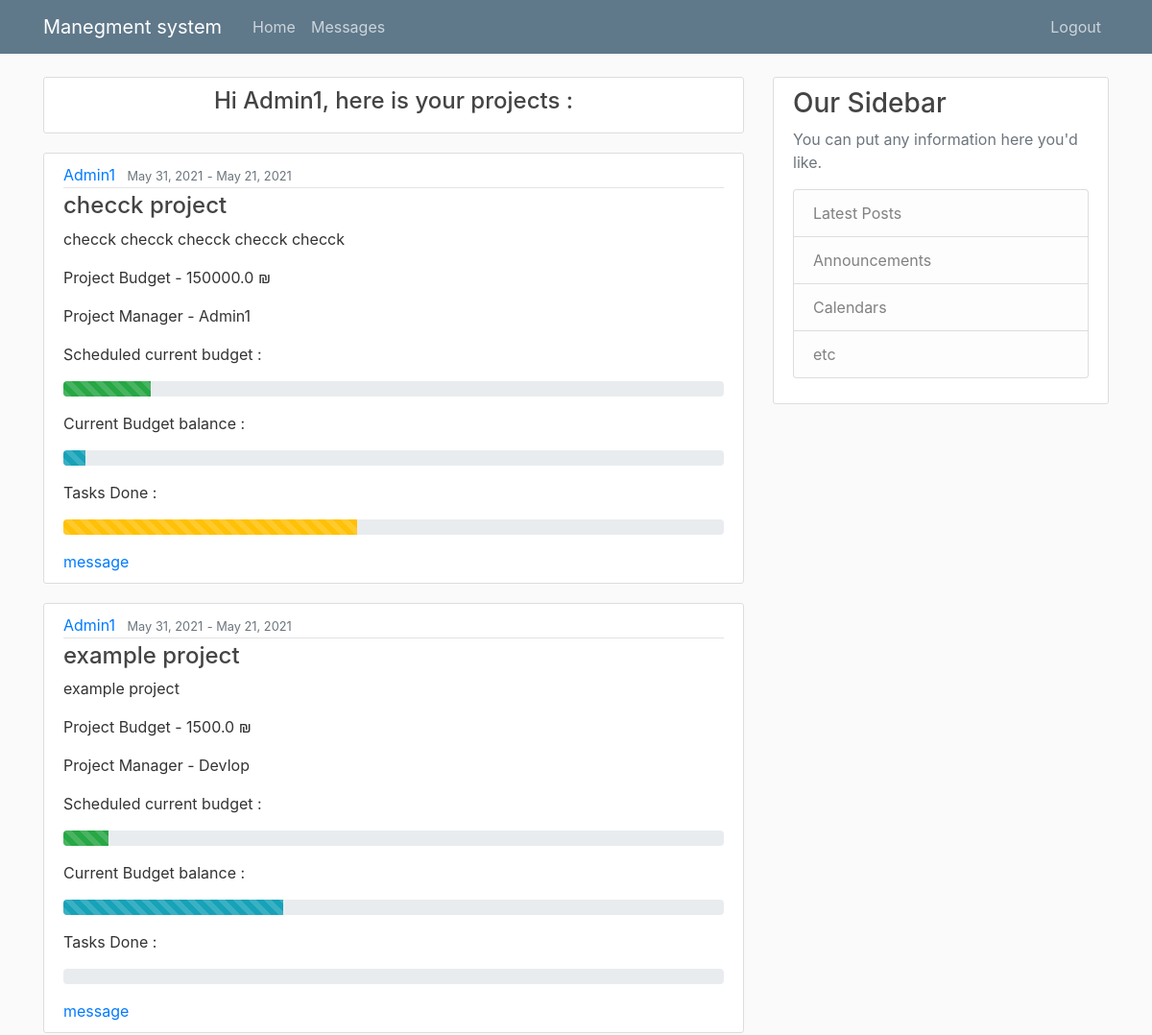
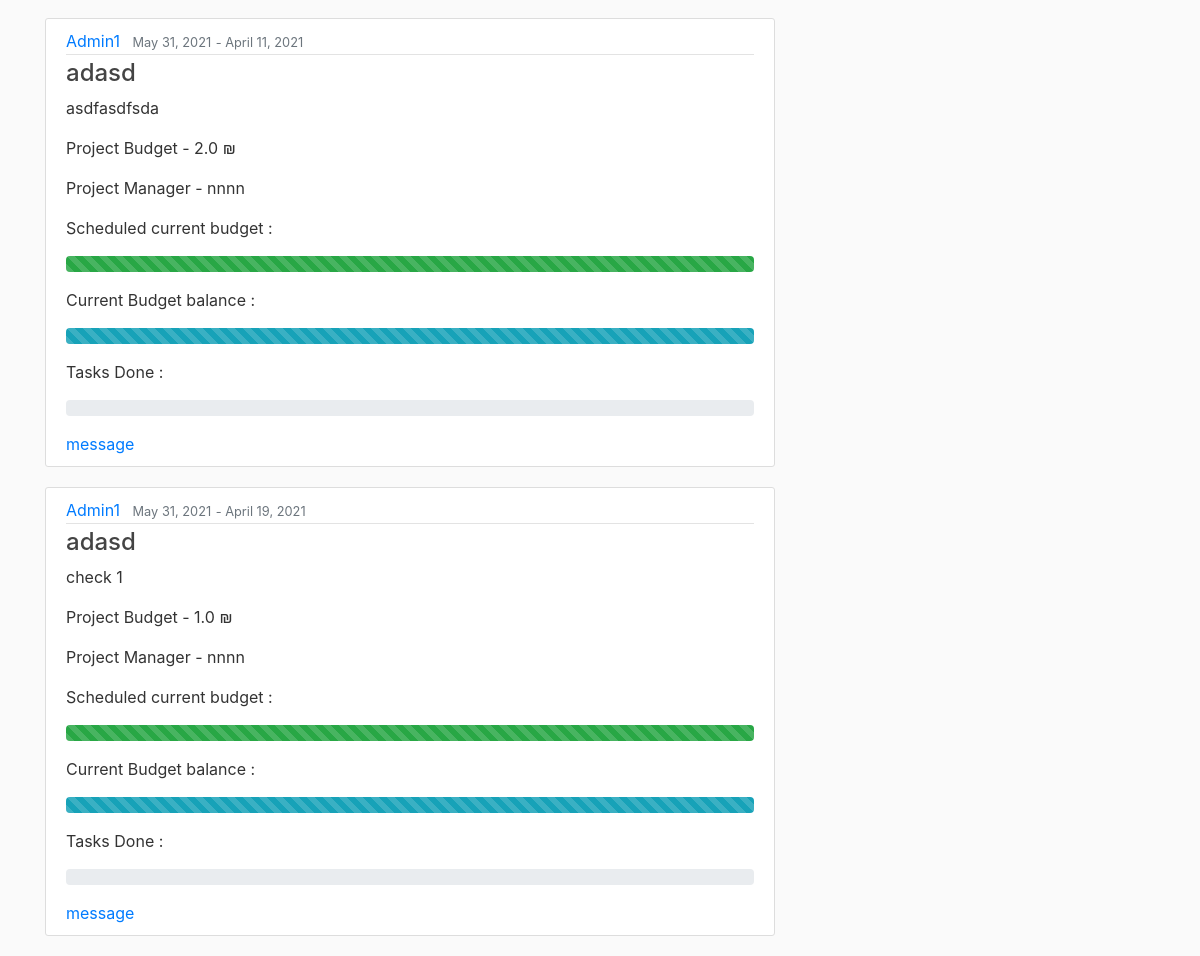
The page /accounts/profile/client/ (signed in) on the database as committed earlier (2 pictures, top to bottom).
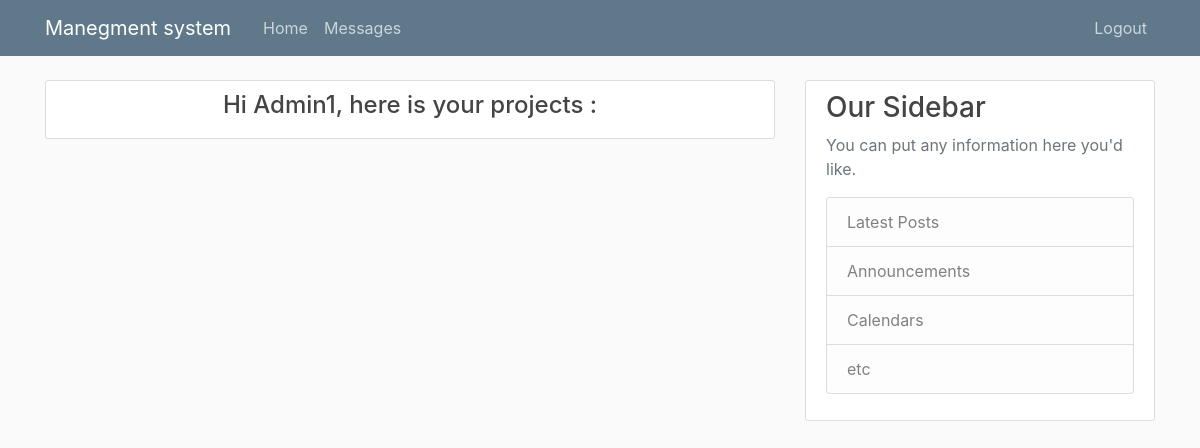
The same page on the database as committed later.
### work/models.py (models this page shows, shortened)
class project(models.Model):
    ProjectName = models.CharField(max_length=300, null=False)
    Description = models.CharField(max_length=500, null=True)
    startTime = models.DateField(null=False, auto_now=True)
    endTime = models.DateField(null=False)
    client = models.ForeignKey(User, on_delete=models.CASCADE)
    manager = models.ForeignKey(User, related_name="project_manager", on_delete=models.CASCADE)
    Budget = models.FloatField(null=False, default=0)
    currentBudgeSchedule = models.FloatField(null=False, default=0)
    MoneySpends = models.FloatField(null=False, default=0)

### pages/views.py (the view)
# urls.py: path('accounts/profile/client/',ClientHome_views,name="ClientHome_views"),
def ClientHome_views(request):
    pro = project.objects.all().filter(client=request.user)
    for p in pro:
        p.Scheduled = p.currentBudgeSchedule / p.Budget * 100
        p.Balance = p.MoneySpends / p.Budget * 100
        if Task.objects.all().filter(projectnum=p.id, workDone=100).count() and Task.objects.all().filter(projectnum=p.id).count():
            p.taskDone = Task.objects.all().filter(projectnum=p.id, workDone=100).count() / Task.objects.all().filter(
                projectnum=p.id).count() * 100
        else:
            p.taskDone = 0
    obj2 = {'name': request.user.username}
    return render(request, "ClientHome.html", {'projects': pro, 'name': obj2})

### templates/ClientHome.html
{% extends "Base.html" %}
{% block content %}
    <article class="media content-section">
          <div class="media-body">
            {% for a in name %}
            <h4><a class="article-title" ><center> Hi {{ name.name }}, here is your projects :</center></a></h4>
              </div>
        </article>
    {% endfor %}
    {% for pro in projects %}
        <article class="media content-section">
          <div class="media-body">
            <div class="article-metadata">
              <a class="mr-2" href="#">{{ pro.client }}</a>
              <small class="text-muted">{{ pro.startTime|date:"F d, Y" }}</small>
                <small class="text-muted"> - </small>
              <small class="text-muted">{{ pro.endTime|date:"F d, Y" }}</small>
            </div>
            <h4><a class="article-title" href="{% url 'ClientSprint_view' pro.id %}">{{ pro.ProjectName }}</a></h4>
            <p class="article-content">{{ pro.Description }}</p>
             <p><a class="mr-2" >Project Budget - {{ pro.Budget }} ₪ </a></p>
              <p><a class="mr-2" >Project Manager - {{ pro.manager }} </a></p>
               <a class="mr-2" >Scheduled current budget :</a>
           <p>  <div class="progress">
                <div class="progress-bar progress-bar-striped progress-bar-animated bg-success" role="progressbar" style="width:{{pro.Scheduled}}%" aria-valuenow="0" aria-valuemin="0" aria-valuemax="100"></div>
             </div></p>
              <a class="mr-2" >Current Budget balance :</a>
              <p><div class="progress">
            <div class="progress-bar progress-bar-striped progress-bar-animated bg-info" role="progressbar" style="width: {{pro.Balance}}%" aria-valuenow="0" aria-valuemin="0" aria-valuemax="100"></div>
              </div></p>
              <a class="mr-2" >Tasks Done : {{ pro.totalTask }}  </a>
            <p><div class="progress">
            <div class="progress-bar progress-bar-striped progress-bar-animated bg-warning" role="progressbar" style="width: {{pro.taskDone}}%" aria-valuenow="0" aria-valuemin="0" aria-valuemax="100"></div>
              </div></p>
            <a href="{% url 'send-message' pro.id %}">message</a>
              </div>
        </article>
    {% endfor %}
{% endblock content %}

Rows that differ between the two databases and show on the page:
removed project: client "Admin1", startTime "May 31, 2021", endTime "May 21, 2021", ProjectName "checck project", Description "checck checck checck checck checck", Budget "150000.0", manager "Admin1", {{ pro.Scheduled }} 13.284666666666666 (drawn), {{ pro.Balance }} 3.3333333333333335 (drawn), {{ pro.taskDone }} 44.44444444444444 (drawn)
removed project: client "Admin1", startTime "May 31, 2021", endTime "May 21, 2021", ProjectName "example project", Description "example project", Budget "1500.0", manager "Devlop", {{ pro.Scheduled }} 6.800000000000001 (drawn), {{ pro.Balance }} 33.33333333333333 (drawn)
removed project: client "Admin1", startTime "May 31, 2021", endTime "April 11, 2021", ProjectName "adasd", Description "asdfasdfsda", Budget "2.0", manager "nnnn", {{ pro.Scheduled }} 550.0 (drawn), {{ pro.Balance }} 100.0 (drawn)
removed project: client "Admin1", startTime "May 31, 2021", endTime "April 19, 2021", ProjectName "adasd", Description "check 1", Budget "1.0", manager "nnnn", {{ pro.Scheduled }} 500.0 (drawn), {{ pro.Balance }} 100.0 (drawn)
